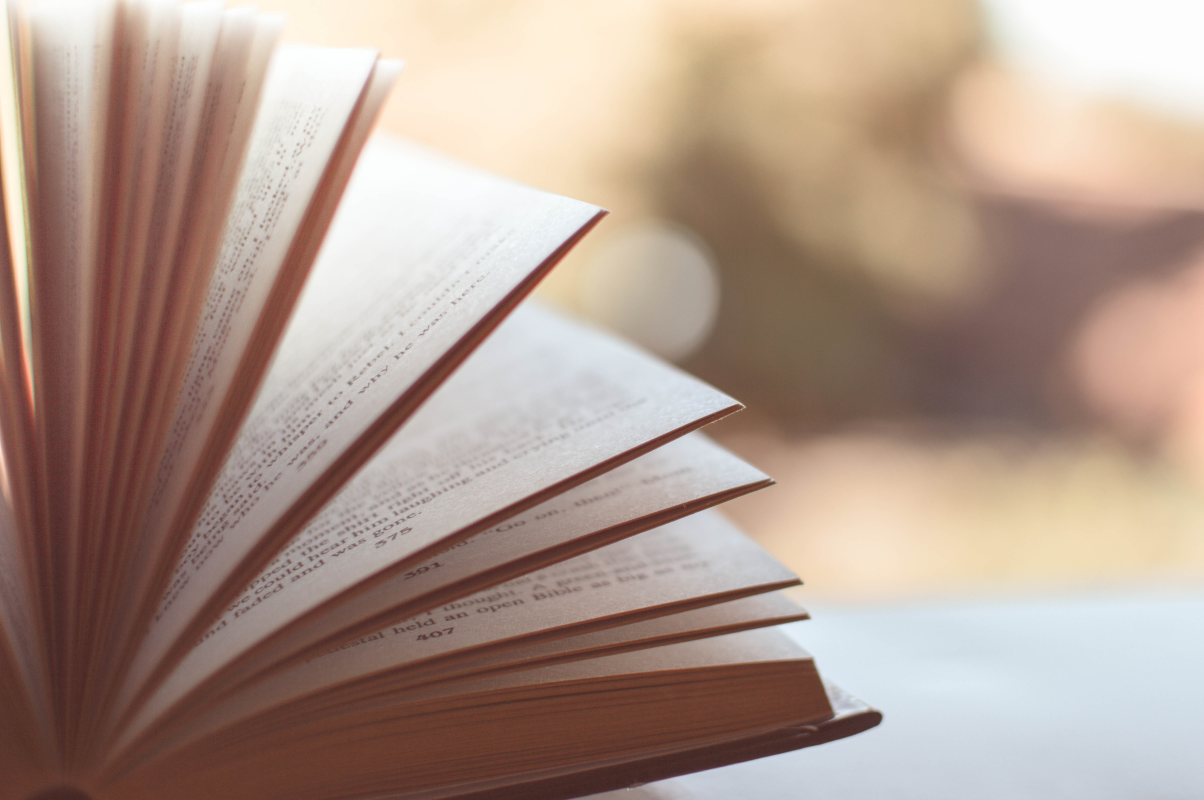
#> input picture assets/images/Orig_pic-book.jpg, 6016 x 4000 px (shown at 1/5 size)
$ python Image.py Orig_pic-book.jpg   (older library calls are emulated)
#> lines starting #> are read from the running program, lines starting #| are printed output that depends on the picture
from PIL import Image
import sys
import os


size = 374, 260
im = Image.open(sys.argv[1])
#> im is the input picture: PIL image 6016x4000 RGB; mean R, G, B 174.8, 152.9, 140.7
im_res = im.resize(size,Image.ANTIALIAS)
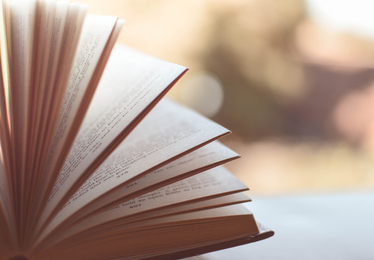
#> im_res: PIL image 374x260 RGB; mean R, G, B 174.8, 152.9, 140.7
os.rename(sys.argv[1], "Orig_" + sys.argv[1])
im_res.save(sys.argv[1], "JPEG")

$ run again, on assets/images/Orig_pic-crush.jpg
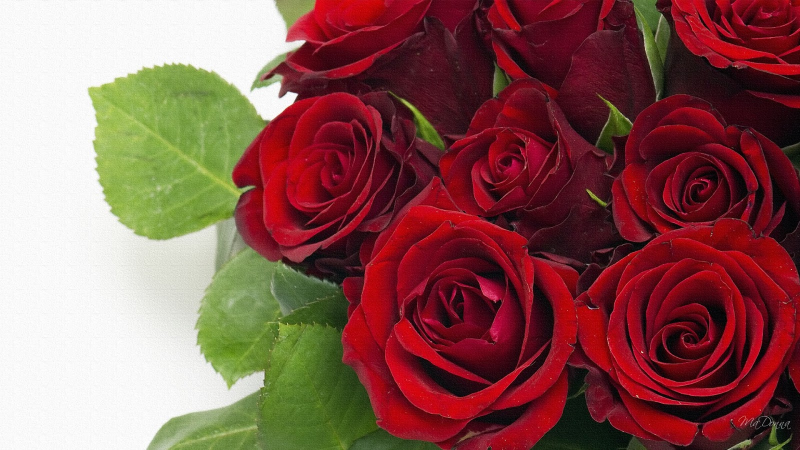
#> input picture assets/images/Orig_pic-crush.jpg, 1600 x 900 px (shown at 1/2 size)
#> im is the input picture: PIL image 1600x900 RGB; mean R, G, B 137.3, 87.6, 82.7
#> `im_res = im.resize(size,Image.ANTIALIAS)`:
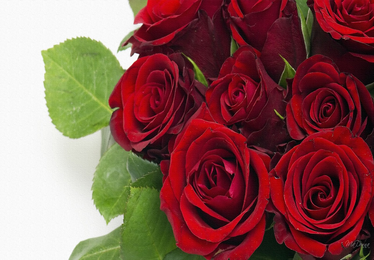
#> im_res: PIL image 374x260 RGB; mean R, G, B 137.3, 87.6, 82.7
